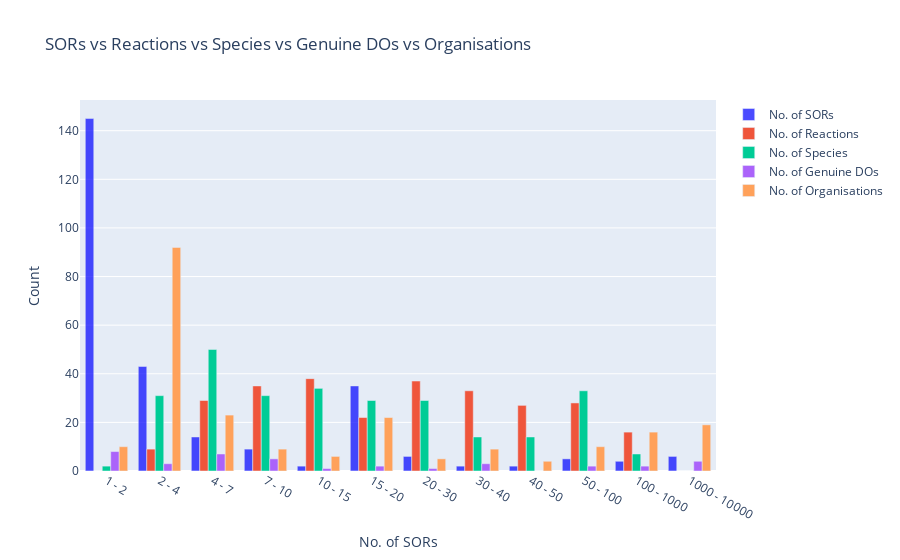

Write notebook code for a chart like this one.
### Code cell
import plotly.graph_objects as go
import numpy as np

bins = [1, 2, 4, 7, 10, 15, 20, 30, 40, 50, 100, 1000, 10000]

hist, bin_edges = np.histogram(df['No. of SORs'], bins)
hist2, bin_edges = np.histogram(df['2a. No. of Reactions'], bins)
hist3, bin_edges = np.histogram(df['2b. No. of Species'], bins)
hist4, bin_edges = np.histogram(df['4a. No. of Genuine DOs'], bins)
hist5, bin_edges = np.histogram(df['3a. No. of Organisations'], bins)
# Create plotly histogram
fig = go.Figure()

# Add histogram trace
fig.add_trace(go.Bar(
    x=[f"{bins[i]} - {bins[i+1]}" for i in range(len(bins) - 1)],
    y=hist,
    marker_color='blue',
    opacity=0.7,
    name='No. of SORs'
))

fig.add_trace(go.Bar(
    x=[f"{bins[i]} - {bins[i+1]}" for i in range(len(bins) - 1)],
    y=hist2,
    name='No. of Reactions'))

fig.add_trace(go.Bar(
    x=[f"{bins[i]} - {bins[i+1]}" for i in range(len(bins) - 1)],
    y=hist3,
    name='No. of Species'))

fig.add_trace(go.Bar(
    x=[f"{bins[i]} - {bins[i+1]}" for i in range(len(bins) - 1)],
    y=hist4,
    name='No. of Genuine DOs'))

fig.add_trace(go.Bar(
    x=[f"{bins[i]} - {bins[i+1]}" for i in range(len(bins) - 1)],
    y=hist5,
    name='No. of Organisations'))

# Update layout
fig.update_layout(
    title='SORs vs Reactions vs Species vs Genuine DOs vs Organisations',
    xaxis=dict(title='No. of SORs'),
    yaxis=dict(title='Count')
)

# Show plot
fig.show()

### Figure 1 — Plotly figure (JSON) as saved in the notebook; plotly's stock layout.template omitted (floating-point values rounded to 4 significant figures)
{"data": [{"marker": {"color": "blue"}, "name": "No. of SORs", "opacity": 0.7, "type": "bar", "x": ["1 - 2", "2 - 4", "4 - 7", "7 - 10", "10 - 15", "15 - 20", "20 - 30", "30 - 40", "40 - 50", "50 - 100", "100 - 1000", "1000 - 10000"], "y": [145, 43, 14, 9, 2, 35, 6, 2, 2, 5, 4, 6]}, {"name": "No. of Reactions", "type": "bar", "x": ["1 - 2", "2 - 4", "4 - 7", "7 - 10", "10 - 15", "15 - 20", "20 - 30", "30 - 40", "40 - 50", "50 - 100", "100 - 1000", "1000 - 10000"], "y": [0, 9, 29, 35, 38, 22, 37, 33, 27, 28, 16, 0]}, {"name": "No. of Species", "type": "bar", "x": ["1 - 2", "2 - 4", "4 - 7", "7 - 10", "10 - 15", "15 - 20", "20 - 30", "30 - 40", "40 - 50", "50 - 100", "100 - 1000", "1000 - 10000"], "y": [2, 31, 50, 31, 34, 29, 29, 14, 14, 33, 7, 0]}, {"name": "No. of Genuine DOs", "type": "bar", "x": ["1 - 2", "2 - 4", "4 - 7", "7 - 10", "10 - 15", "15 - 20", "20 - 30", "30 - 40", "40 - 50", "50 - 100", "100 - 1000", "1000 - 10000"], "y": [8, 3, 7, 5, 1, 2, 1, 3, 0, 2, 2, 4]}, {"name": "No. of Organisations", "type": "bar", "x": ["1 - 2", "2 - 4", "4 - 7", "7 - 10", "10 - 15", "15 - 20", "20 - 30", "30 - 40", "40 - 50", "50 - 100", "100 - 1000", "1000 - 10000"], "y": [10, 92, 23, 9, 6, 22, 5, 9, 4, 10, 16, 19]}], "layout": {"title": {"text": "SORs vs Reactions vs Species vs Genuine DOs vs Organisations"}, "xaxis": {"title": {"text": "No. of SORs"}}, "yaxis": {"title": {"text": "Count"}}}}
